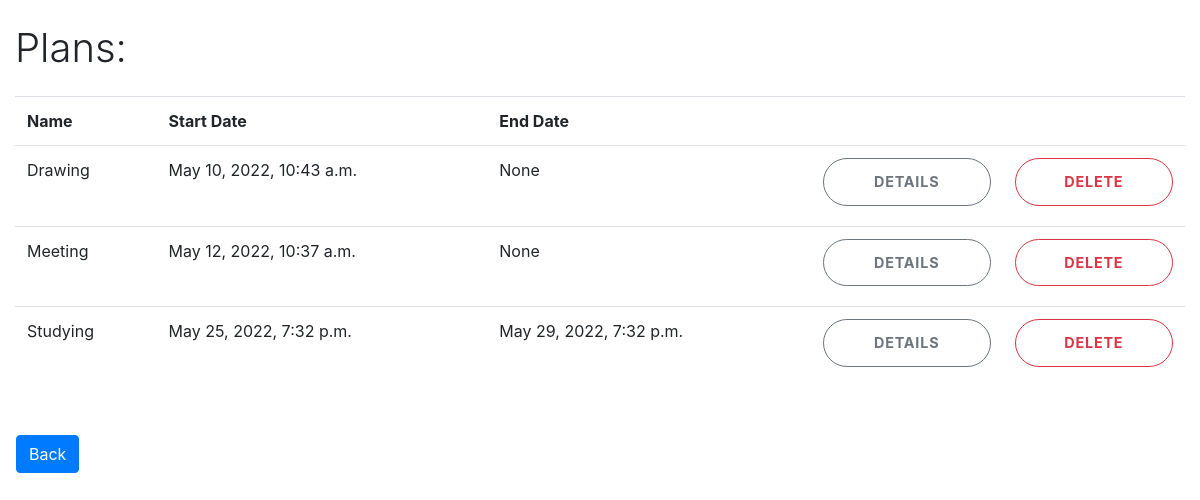
The app's page /planner/2/plans/ (signed in), older data.
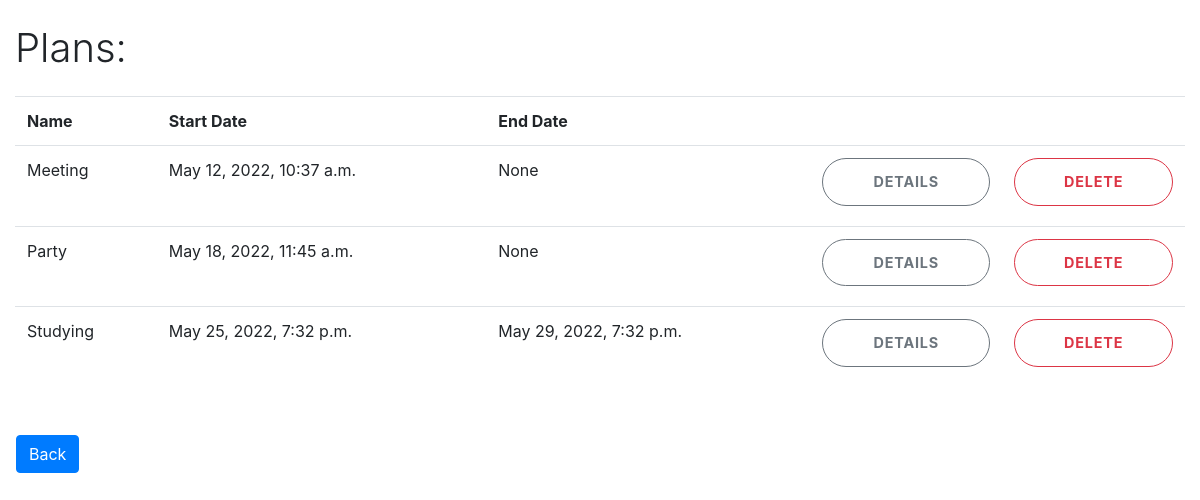
The same page, newer data.
### planner/models.py (models this page shows, shortened)
class Plan(models.Model):
    plan_id = models.AutoField(primary_key=True)
    planner = models.ForeignKey(Planner, on_delete=models.CASCADE)
    name = models.CharField(max_length=255)
    start_date = models.DateTimeField()
    end_date = models.DateTimeField(null=True, blank=True)

### planner/views.py (the view)
# urls.py: path('planner/<int:id>/plans/', views.plansView, name='plans'),
@login_required
def plansView(request, id):
    context = {}
    planner = Planner.objects.get(planner_id=id)
    context["plans"] = planner.plan_set.order_by('start_date')
    context["planner_id"] = id
    return render(request, 'planner/plans.html', context)

### templates/planner/plans.html (shortened to what this page needs)
{% extends 'base.html' %} {% load widget_tweaks %} {% block content %}
<br/>
<div class="container-fluid">
    <div class="row">
        <div class="col-md-3">
           <h1 class="login-heading mb-4 my-auto"> Plans: </h1>
        </div>
    </div>
    <table class="row">
        <table class="table">
            <tr>
              <th scope="col">Name</th>
              <th scope="col">Start Date</th>
              <th scope="col">End Date</th>
              <th scope="col"></th>
              <th scope="col"></th>
            </tr>
            {% for plan in plans %}
            <tr>
                <td> {{plan.name}}</td>
                <td> {{plan.start_date}}</td>
                <td> {{plan.end_date}}</td>
                <td>
                    <a href="{% url 'plan' planner_id plan.plan_id %}">
                    <button class="btn btn-lg btn-outline-secondary btn-login btn-block text-uppercase font-weight-bold mb-2"> Details </button>
                    </a>
                </td>
                <td>
                    <button data-toggle="modal" data-target="#deleteModal" class="btn btn-lg btn-outline-danger btn-login btn-block text-uppercase font-weight-bold mb-2"> Delete </button>
                </td>
            </tr>
            {% endfor %}
            </div>
    <div class="ml-3 mt-2">
        <a class="btn btn-primary" href="{% url 'home' %}"> Back </a>
    </div>
{% endblock content %}

### templates/base.html (shortened to what this page needs)
<!DOCTYPE html>
{% load static %}
<html lang="de">
<head>
    <link rel="stylesheet" href="https://cdn.jsdelivr.net/npm/bootstrap@4.6.0/dist/css/bootstrap.min.css">
    <link rel="stylesheet" href="https://cdn.jsdelivr.net/npm/fullcalendar@5.5.1/main.min.css">
    <link href='https://cdn.jsdelivr.net/npm/@fortawesome/fontawesome-free@5.13.1/css/all.css' rel='stylesheet'>
</head>
<body>
{% block content %} {% endblock content %}
</body>
</html>

Row changes from the older to the newer data that the page shows:
removed Plan: name "Drawing", start_date "May 10, 2022, 10:43 a.m.", end_date "None"
added Plan: name "Party", start_date "May 18, 2022, 11:45 a.m.", end_date "None"
